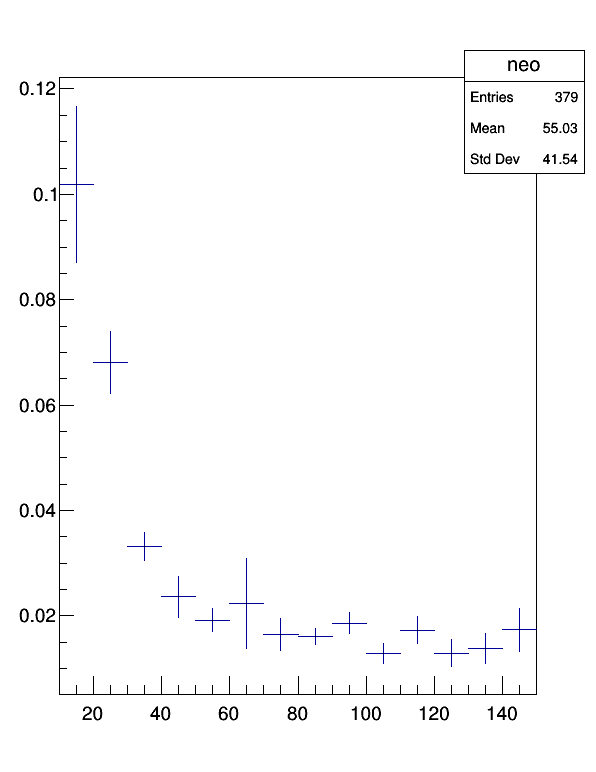

The script that drew this image:
import ROOT as r
file_ = ['QCDFakein_QCD_15to20.root','QCDFakein_QCD_20to30.root','QCDFakein_QCD_30to50.root','QCDFakein_QCD_50to80.root','QCDFakein_QCD_80to120.root','QCDFakein_QCD_120to170.root',
         'QCDFakein_QCD_170to300.root','QCDFakein_QCD_300to470.root','QCDFakein_QCD_470to600.root','QCDFakein_QCD_600to800.root','QCDFakein_QCD_800to1000.root','QCDFakein_QCD_1000toinf.root']
deno = r.TH1F('deno','',14,10,150)
neo= r.TH1F('neo','',14,10,150)
c=r.TCanvas('c','',600,800)
for i in range(len(file_)) :
    f = r.TFile(file_[i])
    deno.Add(f.Get('deno'))
    neo.Add(f.Get('neo'))

neo.Divide(deno)
neo.Draw()
c.Print('QCDfake.png')
c.Print('QCDfake.pdf')
